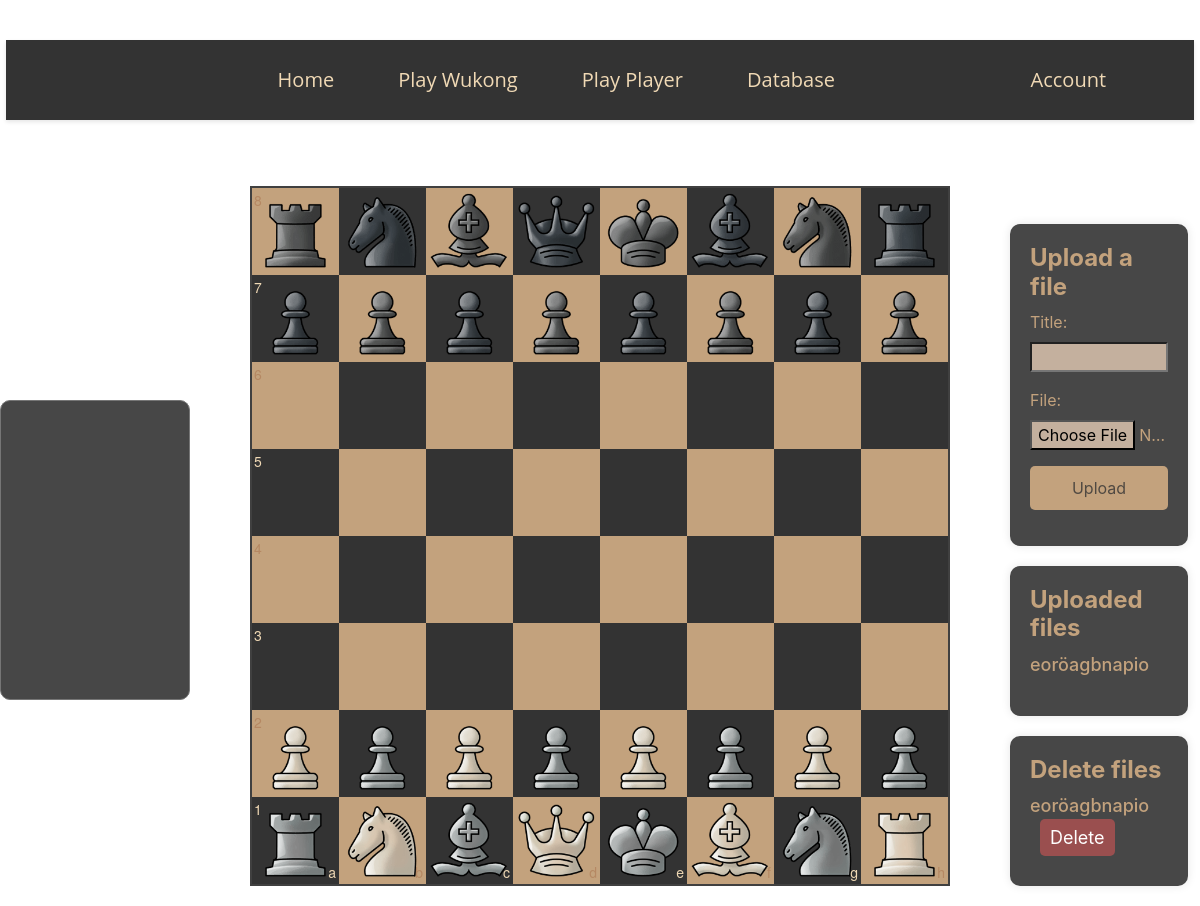
The page /database/ on the database as committed earlier.
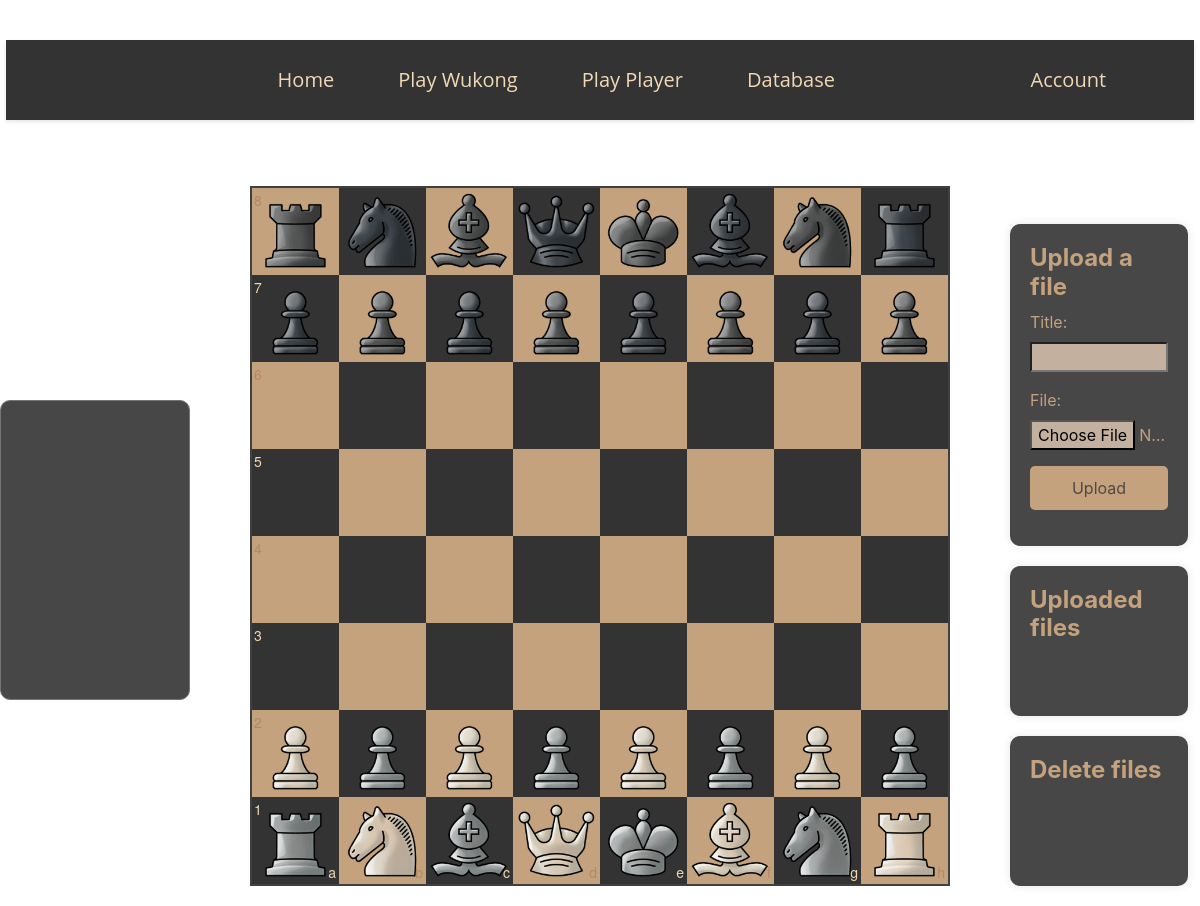
The same page on the database as committed later.
### DatabaseReview/models.py (models this page shows)
class ChessGameFile(models.Model):
    title = models.CharField(max_length=255)
    file = models.FileField(upload_to='chessGameFiles/')
    uploaded_at = models.DateTimeField(auto_now_add=True)

### DatabaseReview/views.py (the view)
# urls.py: path('', databaseReviewView, name='databaseReviewView'),
def databaseReviewView(request):
    randomNum = randint(0,10000000)
    files = ChessGameFile.objects.all()
    if request.method == 'POST':
        form = FileUploadForm(request.POST, request.FILES)
        if form.is_valid():
            form.save()
            return redirect('databaseReviewView')
    else:
        form = FileUploadForm()
    return render(request, 'DatabaseReview/wukong_chessboardjs.html', {'form': form,'files': files,'randomNum' : randomNum})

### DatabaseReview/forms.py
class FileUploadForm(forms.ModelForm):
    class Meta:
        model = ChessGameFile
        fields = ('title', 'file',)

### DatabaseReview/templates/DatabaseReview/wukong_chessboardjs.html (shortened to what this page needs)
<html>
{% load static %}
  <head>
    <link rel="stylesheet" href="https://stackpath.bootstrapcdn.com/bootstrap/4.5.2/css/bootstrap.min.css">
    <link rel="stylesheet" href="{% static 'DatabaseReview/css/chessboard-1.0.0.min.css' %}">
    <link rel="stylesheet" href="{% static 'DatabaseReview/css/wukong_chessboardjs.css' %}">
  </head>
  <body>
  <textarea id="fen-textarea"></textarea>
  {% block fileManagement %}
    <div id="file-management">
      <div id="uploadForm">
        <h3>Upload a file</h3>
        <form id="uploadformForm" method="post" enctype="multipart/form-data">
          {{ form.as_p }}
          <button id="upload" type="submit">Upload</button>
        </form>
      </div>
      <div id="viewFiles">
        <h3>Uploaded files</h3>
        <ul>
          {% for file in files %}
            <li><a href="{{ file.file.url }}">{{ file.title }}</a></li>
          {% endfor %}
        </ul>
      </div>
      <div id="deleteFiles">
        <h3>Delete files</h3>
        <ul>
          {% for file in files %}
            <li>
              <a href="{{ file.file.url }}">{{ file.title }}</a>
              <form action="{% url 'deleteFileView' file.pk %}" method="post">
                <button type="submit">Delete</button>
              </form>
            </li>
          {% endfor %}
        </ul>
      </div>
    </div>
  {% endblock %}
      <nav>
        <div class="navbar-left">
          <a href="{% url 'startScreenLobbyView' %}">Home</a>
          <a href="{% url 'playWukongView' randomNum  %}">Play Wukong</a>
          <a href="{% url 'playPlayerView' randomNum %}">Play Player</a>
          <a href="{% url 'databaseReviewView' %}">Database</a>
        </div>
        <div class="navbar-right">
          {% if user.is_authenticated %}
            <div class="dropdown">
              <button class="dropbtn">{{ user.username }}</button>
              <div class="dropdown-content">
                <a href="{% url 'UserAdministrationLogoutView' %}">Logout</a>
              </div>
            </div>
          {% else %}
            <div class="dropdown">
              <button class="dropbtn">Account</button>
            </div>
          {% endif %}
        </div>
      </nav>
    <div class="col mt-5">
      <div class="row">
        <div align="center" class="col">
          <div id="chessboard" class=" mb-2 mt-5" style="width: 700px;"></div>
        </div>
      </div>
    </div>
  </body>
</html>

### DatabaseReview/static/DatabaseReview/css/wukong_chessboardjs.css (style rules this page uses)
body { background-image: url('/static/DatabaseReview/img/databaseReviewBackground.png'); background-size: 110%; }
.col { margin-top: -30px; }
nav { background-color: #333; height: 10vh; display: flex; justify-content: space-between; align-items: center; padding: 0 2rem; width: 99%; margin: 40px auto 0 auto; box-shadow: 0px 2px 4px rgba(0, 0, 0, 0.1); }
.navbar-left { display: flex; justify-content: center; align-items: center; flex-grow: 1; }
.navbar-left a { color: #f0d9b5; font-size: 1.25rem; font-family: 'Open Sans', sans-serif; text-decoration: none; margin: 0 2rem; }
.navbar-right { display: flex; justify-content: flex-end; align-items: center; padding-right: 50px; margin-left: -50px; }
.dropdown { position: relative; display: inline-block; }
.dropbtn { color: #f0d9b5; font-size: 1.25rem; font-family: 'Open Sans', sans-serif; text-decoration: none; background-color: transparent; border: none; cursor: pointer; }
#file-management { position: absolute; top: 28vh; right: 1vw; display: flex; flex-wrap: wrap; justify-content: space-between; width: calc(50vw - 350px - 6vw); z-index: 9999; }
#uploadForm { width: 100%; padding: 20px; background-color: rgba(51, 51, 51, 0.9); color: rgb(195, 162, 125); border-radius: 10px; box-shadow: 0px 0px 10px rgba(0, 0, 0, 0.1); margin-bottom: 20px; }
#id_title { background-color: #c4b09e; }
#uploadForm h3 { color: rgb(195, 162, 125); margin-top: 0; font-size: 24px; font-weight: 700; }
#upload { display: block; width: 100%; margin-top: 10px; padding: 10px; border: none; border-radius: 5px; cursor: pointer; background-color: rgb(195, 162, 125); color: rgba(51, 51, 51, 0.8) ; }
#id_title, #id_file { width : 100% ; }
#viewFiles { width: 100%; height: 150px; overflow-y: scroll; padding: 20px; border-radius: 10px; box-shadow: 0px 0px 10px rgba(0, 0, 0, 0.1); margin-bottom: 20px; background-color: rgba(51, 51, 51, 0.9); color: rgb(195, 162, 125); }
#viewFiles h3 { margin-top: 0; font-size: 24px; font-weight: 700; color: rgb(195, 162, 125); }
#deleteFiles { width: 100%; height: 150px; overflow-y: scroll; padding: 20px; border-radius: 10px; box-shadow: 0px 0px 10px rgba(0, 0, 0, 0.1); margin-bottom: 20px; background-color: rgba(51, 51, 51, 0.9); color: rgb(195, 162, 125); }
#deleteFiles h3 { margin-top: 0; font-size: 24px; font-weight: 700; color: rgb(195, 162, 125); }
#fen-textarea { position: absolute; top: 50vh; left: 0; height: 300px; width: calc(50vw - 350px - 5vw); overflow: scroll; resize: none; z-index: 9999; background-color: rgba(51, 51, 51, 0.9); color : rgb(195, 162, 125); border-radius: 10px; text-align: center; }

Rows that differ between the two databases and show on the page:
removed ChessGameFile: title "eoröagbnapio"
